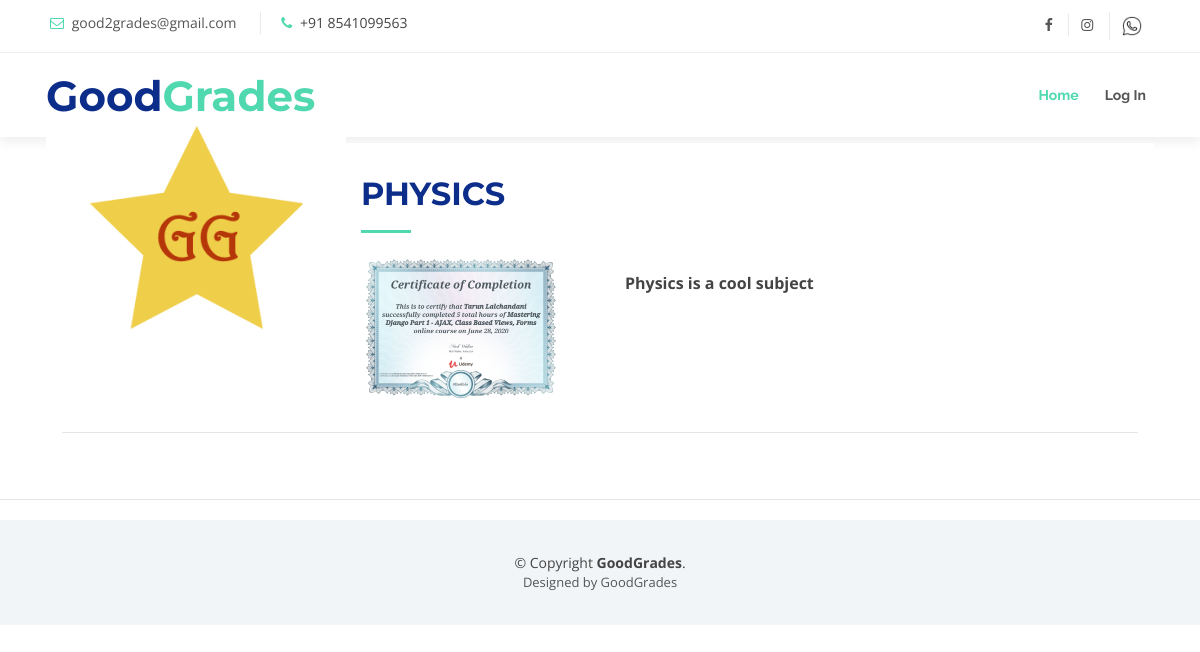
/halloffame/1/challenges, run on an earlier commit of the app's database.
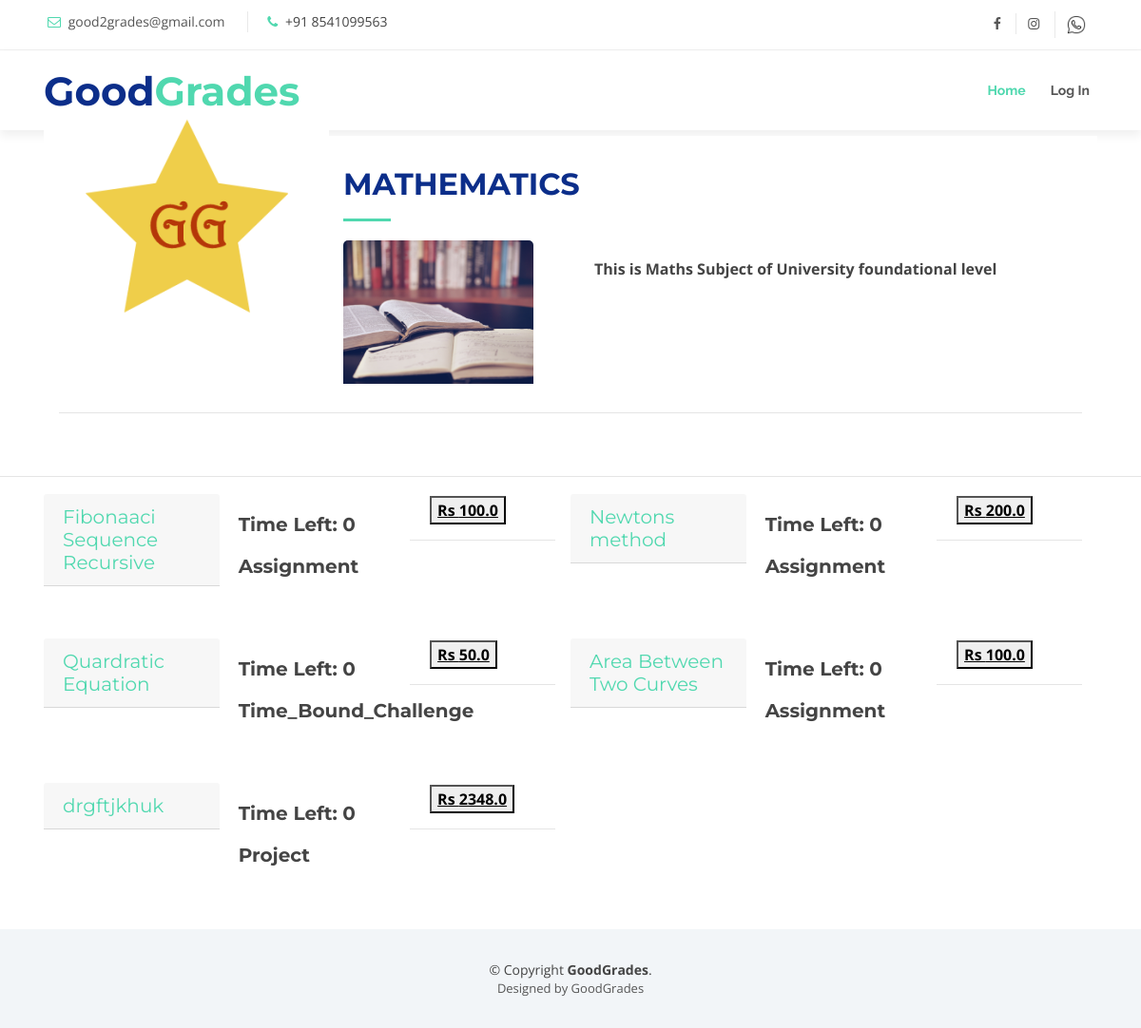
And on a later commit of the database.
### halls/models.py (models this page shows, shortened)
class Hall(models.Model):
    User = settings.AUTH_USER_MODEL
    title = models.CharField(max_length=255)
    body = models.TextField()
    image = models.ImageField(upload_to='images/')
    user = models.ForeignKey(User, on_delete = models.CASCADE)

class Challenge(models.Model):
    TYPE_CHOICES = (
        ('P', 'Project'),
        ('A', 'Assignment'),
        ('T','Time_Bound_Challenges')
    )
    type = models.CharField(max_length=1, choices=TYPE_CHOICES)
    title = models.CharField(max_length=255)
    pub_date = models.DateTimeField(auto_now=True)
    deadline_date = models.DateTimeField()
    body = models.TextField()
    stipend = models.FloatField()
    hall = models.ForeignKey(Hall, on_delete=models.CASCADE)
    def get_Type(self):
        if(self.type=='P'):
             return 'Project'
        elif(self.type=='A'):
             return 'Assignment'
        else:
             return 'Time_Bound_Challenge'
    def timeleft(self):
        return self.deadline_date - timezone.now()
    def get_time_left(self):
        left = self.timeleft()
        time = int(left.total_seconds())
        if(time <=0):
            return 0

### halls/views.py (the view)
# urls.py: path('halloffame/<int:pk>/challenges', views.seechallenges, name='seechallenges'),
def seechallenges(request, pk):
    hall = Hall.objects.get(id = pk)
    challenges = hall.challenge_set.all()
    return render(request, 'halls/seechallenges.html',{'problems':challenges,'hall':hall})

### halls/templates/halls/seechallenges.html (shortened to what this page needs)
{%extends 'halls/base2.html'%}
{% block content %}
{%load static %}
<div class = "container">
  <section id="portfolio" class="wow fadeInUp">
    <div class="container">
      <div class="section-header">
        <div class="row">
        <div class="col-md-4">
          <h2>{{hall.title}}</h2>
          <img src="{{ hall.image.url }}"height = "100" width="200" class="img-fluid" alt="Responsive image"/>
        </div>
        <div class="col-md-8">
          <div class = "wow fadeInLeft">
            <br/>
            <br/>
            <br/>
            <br/>
        <strong><p>{{hall.body}}</p></strong>
        </div>
        </div>
    </div>
    </div>
      <hr/>
    </div>
        </section>
        </div>
        <hr/>
        <div class="container">
          <div class="row no-gutters ">
        {%for challenge in problems.all %}
        <div class="col-lg-2 col-md-2">
        <a href = "{%url 'seefiles' challenge.id %}"><h5 class="card-header"> {{ challenge.title }}</h5></a>
        <br/>
        </div>
        <div class="col-lg-2 col-md-2">
        <div class="card-body">
            <h5><b> Time Left: {{challenge.get_time_left}} </b></h5>
            <h5><b> {{challenge.get_Type}}</b></h5>
            <br/>
          </div>
       </div>
       <div class="col-lg-2 col-md-2">
         <div class="container">
           <div class="top-right">&nbsp &nbsp &nbsp<button type="button" class="label label-success" name="button"><b><u>Rs {{ challenge.stipend}} </u></b></button></div>
           <hr/>
          </div>
          </div>
        {%endfor%}
</div>
</div>
{% endblock %}

What changed in the data, as far as the page shows it:
changed Hall: title "PHYSICS" → "MATHEMATICS"; image: a different picture; body "Physics is a cool subject" → "This is Maths Subject of University foundational level"
added Challenge: title "Fibonaaci Sequence Recursive", get_time_left "0", get_Type "Assignment", stipend "100.0"
added Challenge: title "Newtons method", get_time_left "0", get_Type "Assignment", stipend "200.0"
added Challenge: title "Quardratic Equation", get_time_left "0", get_Type "Time_Bound_Challenge", stipend "50.0"
added Challenge: title "Area Between Two Curves", get_time_left "0", get_Type "Assignment", stipend "100.0"
added Challenge: title "drgftjkhuk", get_time_left "0", get_Type "Project", stipend "2348.0"
